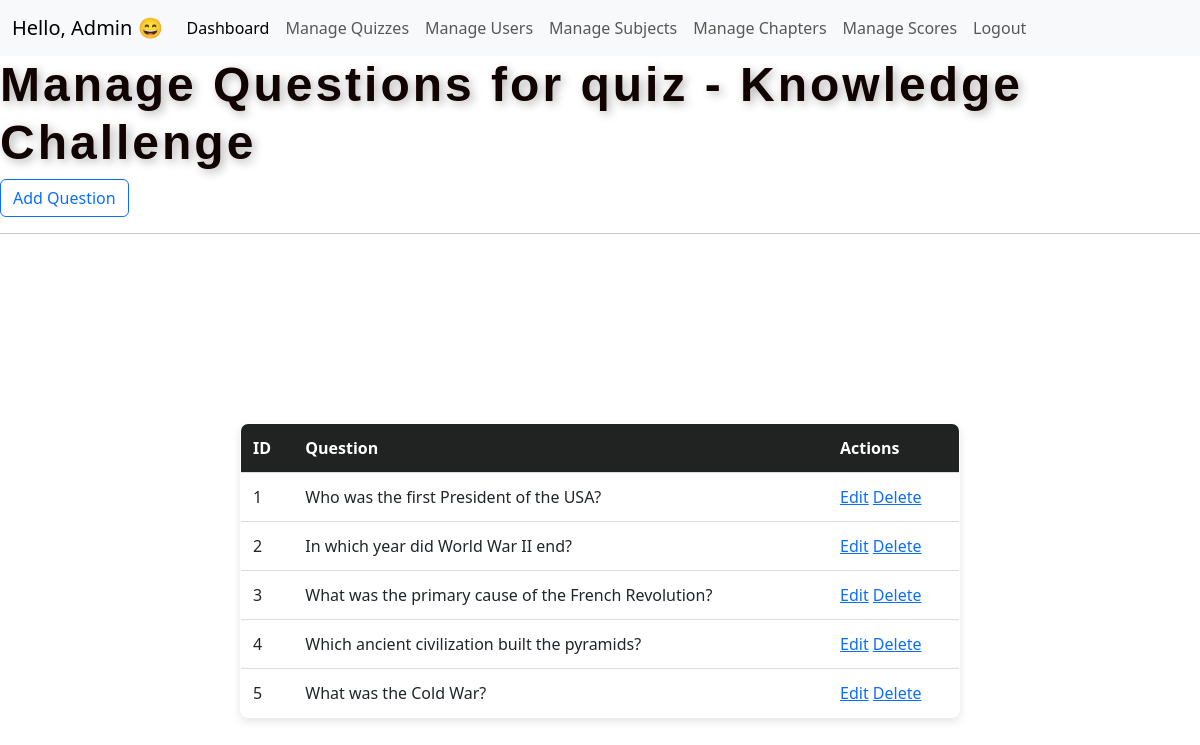
/manage_questions/1 (signed in), run on the app's committed database.
### model.py (models this page shows)
class Quiz(db.Model):
    __tablename__ = 'quizzes'
    id = db.Column(db.Integer, primary_key=True, autoincrement=True)
    name = db.Column(db.String(100), unique=True, nullable=False)
    date_of_quiz = db.Column(db.DateTime, default=db.func.current_timestamp())
    time_duration = db.Column(db.Integer, nullable=False)  # In seconds
    description = db.Column(db.Text, nullable=False)
    image = db.Column(db.String(255), nullable=True)  # Can be NULL if no image
    chapter_id = db.Column(db.Integer, db.ForeignKey('chapters.id'), nullable=False)
    chapter = db.relationship('Chapter', back_populates='quizzes')
    questions = db.relationship('Question', back_populates='quiz', cascade="all, delete-orphan")
    scores = db.relationship('Score', back_populates='quiz', cascade="all, delete-orphan")

class Question(db.Model):
    __tablename__ = 'questions'
    id = db.Column(db.Integer, primary_key=True, autoincrement=True)
    question = db.Column(db.Text, nullable=False)
    option1 = db.Column(db.String(255), nullable=False)
    option2 = db.Column(db.String(255), nullable=False)
    option3 = db.Column(db.String(255), nullable=False)
    option4 = db.Column(db.String(255), nullable=False)
    answer = db.Column(db.Integer, nullable=False)  # Stores 1,2,3,4 as answer choices
    quiz_id = db.Column(db.Integer, db.ForeignKey('quizzes.id'), nullable=False)
    quiz = db.relationship('Quiz', back_populates='questions')

### main.py (the view)
@app.route('/manage_questions/<int:quiz_id>', methods=['POST', 'GET'])
@login_required
def manage_questions(quiz_id):
    quiz = Quiz.query.get_or_404(quiz_id)
    questions = quiz.questions
    return render_template('Admin/manage_questions.html', quiz=quiz, questions=questions)

### main.py (called while the page is built)
@login_manager.user_loader
def load_user(user_id):
    return User.query.get(user_id)

### templates/Admin/manage_questions.html (shortened to what this page needs)
{% extends "Admin/adminLayout.html" %}  {% block head %}
<link rel="stylesheet" href="/static/tables.css" />
{% endblock %} {% block content %}
<h2>Manage Questions for quiz - {{ quiz.name }}</h2>
<a
  href="{{ url_for('add_question', quiz_id=quiz.id) }}"
  class="btn btn-outline-primary"
  >Add Question</a
>
<hr />
<div class="table-container">
  <table>
    <thead>
      <tr>
        <th>ID</th>
        <th>Question</th>
        <th colspan="2">Actions</th>
      </tr>
    </thead>
    {% for question in questions %}
    <tbody>
      <tr>
        <td>{{ question.id }}</td>
        <td>{{ question.question }}</td>
        <td>
          <a class="btn-outline-primary" href="/edit_question/{{ question.id }}"
            >Edit</a
          >
          <a
            class="btn-outline-danger"
            href="/delete_question/{{ question.id }}"
            >Delete</a
          >
        </td>
      </tr>
      {% endfor %}
    </tbody>
  </table>
</div>
{% endblock %}

### static/tables.css (style rules this page uses)
h2 { font-size: 3rem; font-weight: bold; color: #100301; letter-spacing: 3px; text-shadow: 3px 3px 10px rgba(0, 0, 0, 0.3); font-family: "Poppins", sans-serif; }
.table-container { display: flex; justify-content: center; align-items: center; min-height: 80vh; }
table { width: 60%; border-collapse: collapse; background: white; box-shadow: 0 4px 8px rgba(0, 0, 0, 0.1); border-radius: 8px; overflow: hidden; text-align: center; border: 1px solid black; max-width: 1200px; }
th, td { padding: 12px; text-align: left; border-bottom: 1px solid #ddd; }
th { background: #212222; color: white; }

### data on the page
Quiz: name "Knowledge Challenge"
Question: id "1", question "Who was the first President of the USA?"
Question: id "2", question "In which year did World War II end?"
Question: id "3", question "What was the primary cause of the French Revolution?"
Question: id "4", question "Which ancient civilization built the pyramids?"
Question: id "5", question "What was the Cold War?"
